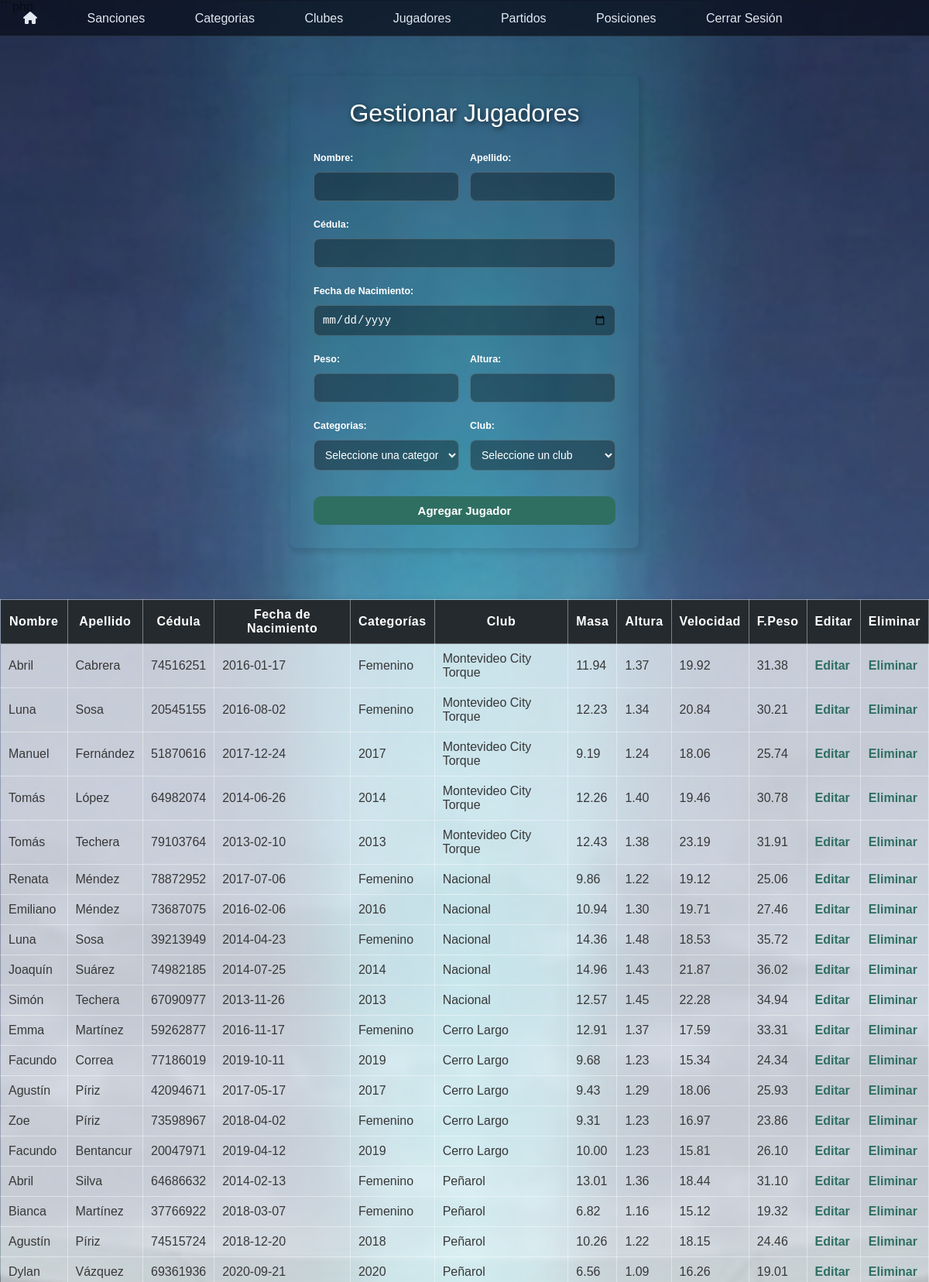
/jugadores/gestionarJugadores.php (signed in, upper part), run on the app's committed database.
### tables this page shows
CREATE TABLE `jugadores` (
  `id` int(11) NOT NULL,
  `nombre` varchar(45) DEFAULT NULL,
  `apellido` varchar(45) DEFAULT NULL,
  `cedula` varchar(45) NOT NULL,
  `fecha_nacimiento` date DEFAULT NULL,
  `id_club` int(11) DEFAULT NULL,
  `id_categoria` varchar(45) DEFAULT NULL,
  `masa` decimal(5,2) DEFAULT NULL,
  `altura` decimal(4,2) DEFAULT NULL,
  `peso` decimal(10,2) DEFAULT NULL,
  `velocidad` decimal(5,2) DEFAULT NULL
);

CREATE TABLE `categorias` (
  `id` int(11) NOT NULL,
  `año` varchar(45) NOT NULL,
  `cantidad_jugadores` int(11) NOT NULL DEFAULT 0
);

CREATE TABLE `club` (
  `id` int(11) NOT NULL,
  `nombre` varchar(100) NOT NULL,
  `logo` varchar(255) DEFAULT NULL,
  `activo` tinyint(1) NOT NULL DEFAULT 1,
  `password` varchar(255) NOT NULL
);

### jugadores/listarJugadores.php (the view, shortened to what this page needs)
<!DOCTYPE html>
<html lang="es">
<head>
    <link href="../css/jugadores.css" rel="stylesheet">
</head>
<body>
<?php
require "../conexion.php";
$sql = "SELECT jugadores.*, categorias.año, club.nombre AS nombre_club
        FROM jugadores
        INNER JOIN categorias ON jugadores.id_categoria = categorias.id
        INNER JOIN club ON jugadores.id_club = club.id";
$resultado = mysqli_query($conn, $sql);
?>
<br><br>
<div class="Tabla">
<table class="tablaJugadores" border="1">
    <tr>
        <th>Nombre</th>
        <th>Apellido</th>
        <th>Cédula</th>
        <th>Fecha de Nacimiento</th>
        <th>Categorías</th>
        <th>Club</th>
        <th>Masa</th>
        <th>Altura</th>
        <th>Velocidad</th>
        <th>F.Peso</th>
        <th>Editar</th>
        <th>Eliminar</th>
    </tr>
    <?php
    while ($fila = mysqli_fetch_assoc($resultado)) {
        echo "<tr>";
        echo "<td>" . $fila["nombre"] . "</td>";
        echo "<td>" . $fila["apellido"] . "</td>";
        echo "<td>" . $fila["cedula"] . "</td>";
        echo "<td>" . $fila["fecha_nacimiento"] . "</td>";
        echo "<td>" . $fila["año"] . "</td>";
        echo "<td>" . $fila["nombre_club"] . "</td>";
        echo "<td>" . $fila["masa"] . "</td>";
        echo "<td>" . $fila["altura"] . "</td>";
        echo "<td>" . $fila["velocidad"] . "</td>";
        echo "<td>" . $fila["peso"] . "</td>";
        echo "<td><a href='editarJugador.php?id=" . $fila["id"] . "'>Editar</a></td>";
        echo "<td><a href='eliminarJugador.php?id=" . $fila["id"] . "'>Eliminar</a></td>";
        echo "</tr>";
    }
    ?>
</table>
</div>
</body>
</html>

### jugadores/jugadores.css (style rules this page uses)
* { box-sizing: border-box; }
body { margin:0; font-family:Arial, Helvetica, sans-serif; background-image:url("../imagenes/BG.png"); background-size:cover; background-position:center; background-attachment:fixed; }
.Tabla { display:flex; width:fit-content; margin:30px auto 0; border-radius:8px; box-shadow:3px 3px 6px 3px rgba(0,0,0,0.1); margin-bottom:30px; }
.tablaJugadores { border-collapse:collapse; }
.tablaJugadores th, .tablaJugadores td { border:1px solid rgba(255,255,255,0.4); padding:10px; }
.tablaJugadores th { background:#252A2E; color:white; font-weight:700; letter-spacing:.5px; }
.tablaJugadores td { background:rgba(255,255,255,0.7); color:#383838; }
.tablaJugadores a { text-decoration:none; color:#2F6F62; font-weight:bold; }

### data on the page
jugadores: nombre "Abril", apellido "Cabrera", cedula "74516251", fecha_nacimiento "2016-01-17", id_categoria.año "Femenino", id_club.nombre "Montevideo City Torque", masa "11.94", altura "1.37", velocidad "19.92", peso "31.38"
jugadores: nombre "Luna", apellido "Sosa", cedula "20545155", fecha_nacimiento "2016-08-02", id_categoria.año "Femenino", id_club.nombre "Montevideo City Torque", masa "12.23", altura "1.34", velocidad "20.84", peso "30.21"
jugadores: nombre "Manuel", apellido "Fernández", cedula "51870616", fecha_nacimiento "2017-12-24", id_categoria.año "2017", id_club.nombre "Montevideo City Torque", masa "9.19", altura "1.24", velocidad "18.06", peso "25.74"
jugadores: nombre "Tomás", apellido "López", cedula "64982074", fecha_nacimiento "2014-06-26", id_categoria.año "2014", id_club.nombre "Montevideo City Torque", masa "12.26", altura "1.40", velocidad "19.46", peso "30.78"
jugadores: nombre "Tomás", apellido "Techera", cedula "79103764", fecha_nacimiento "2013-02-10", id_categoria.año "2013", id_club.nombre "Montevideo City Torque", masa "12.43", altura "1.38", velocidad "23.19", peso "31.91"
jugadores: nombre "Renata", apellido "Méndez", cedula "78872952", fecha_nacimiento "2017-07-06", id_categoria.año "Femenino", id_club.nombre "Nacional", masa "9.86", altura "1.22", velocidad "19.12", peso "25.06"
jugadores: nombre "Emiliano", apellido "Méndez", cedula "73687075", fecha_nacimiento "2016-02-06", id_categoria.año "2016", id_club.nombre "Nacional", masa "10.94", altura "1.30", velocidad "19.71", peso "27.46"
jugadores: nombre "Luna", apellido "Sosa", cedula "39213949", fecha_nacimiento "2014-04-23", id_categoria.año "Femenino", id_club.nombre "Nacional", masa "14.36", altura "1.48", velocidad "18.53", peso "35.72"
jugadores: nombre "Joaquín", apellido "Suárez", cedula "74982185", fecha_nacimiento "2014-07-25", id_categoria.año "2014", id_club.nombre "Nacional", masa "14.96", altura "1.43", velocidad "21.87", peso "36.02"
jugadores: nombre "Simón", apellido "Techera", cedula "67090977", fecha_nacimiento "2013-11-26", id_categoria.año "2013", id_club.nombre "Nacional", masa "12.57", altura "1.45", velocidad "22.28", peso "34.94"
jugadores: nombre "Emma", apellido "Martínez", cedula "59262877", fecha_nacimiento "2016-11-17", id_categoria.año "Femenino", id_club.nombre "Cerro Largo", masa "12.91", altura "1.37", velocidad "17.59", peso "33.31"
jugadores: nombre "Facundo", apellido "Correa", cedula "77186019", fecha_nacimiento "2019-10-11", id_categoria.año "2019", id_club.nombre "Cerro Largo", masa "9.68", altura "1.23", velocidad "15.34", peso "24.34"
jugadores: nombre "Agustín", apellido "Píriz", cedula "42094671", fecha_nacimiento "2017-05-17", id_categoria.año "2017", id_club.nombre "Cerro Largo", masa "9.43", altura "1.29", velocidad "18.06", peso "25.93"
jugadores: nombre "Zoe", apellido "Píriz", cedula "73598967", fecha_nacimiento "2018-04-02", id_categoria.año "Femenino", id_club.nombre "Cerro Largo", masa "9.31", altura "1.23", velocidad "16.97", peso "23.86"
jugadores: nombre "Facundo", apellido "Bentancur", cedula "20047971", fecha_nacimiento "2019-04-12", id_categoria.año "2019", id_club.nombre "Cerro Largo", masa "10.00", altura "1.23", velocidad "15.81", peso "26.10"
jugadores: nombre "Abril", apellido "Silva", cedula "64686632", fecha_nacimiento "2014-02-13", id_categoria.año "Femenino", id_club.nombre "Peñarol", masa "13.01", altura "1.36", velocidad "18.44", peso "31.10"
jugadores: nombre "Bianca", apellido "Martínez", cedula "37766922", fecha_nacimiento "2018-03-07", id_categoria.año "Femenino", id_club.nombre "Peñarol", masa "6.82", altura "1.16", velocidad "15.12", peso "19.32"
jugadores: nombre "Agustín", apellido "Píriz", cedula "74515724", fecha_nacimiento "2018-12-20", id_categoria.año "2018", id_club.nombre "Peñarol", masa "10.26", altura "1.22", velocidad "18.15", peso "24.46"
jugadores: nombre "Dylan", apellido "Vázquez", cedula "69361936", fecha_nacimiento "2020-09-21", id_categoria.año "2020", id_club.nombre "Peñarol", masa "6.56", altura "1.09", velocidad "16.26", peso "19.01"
